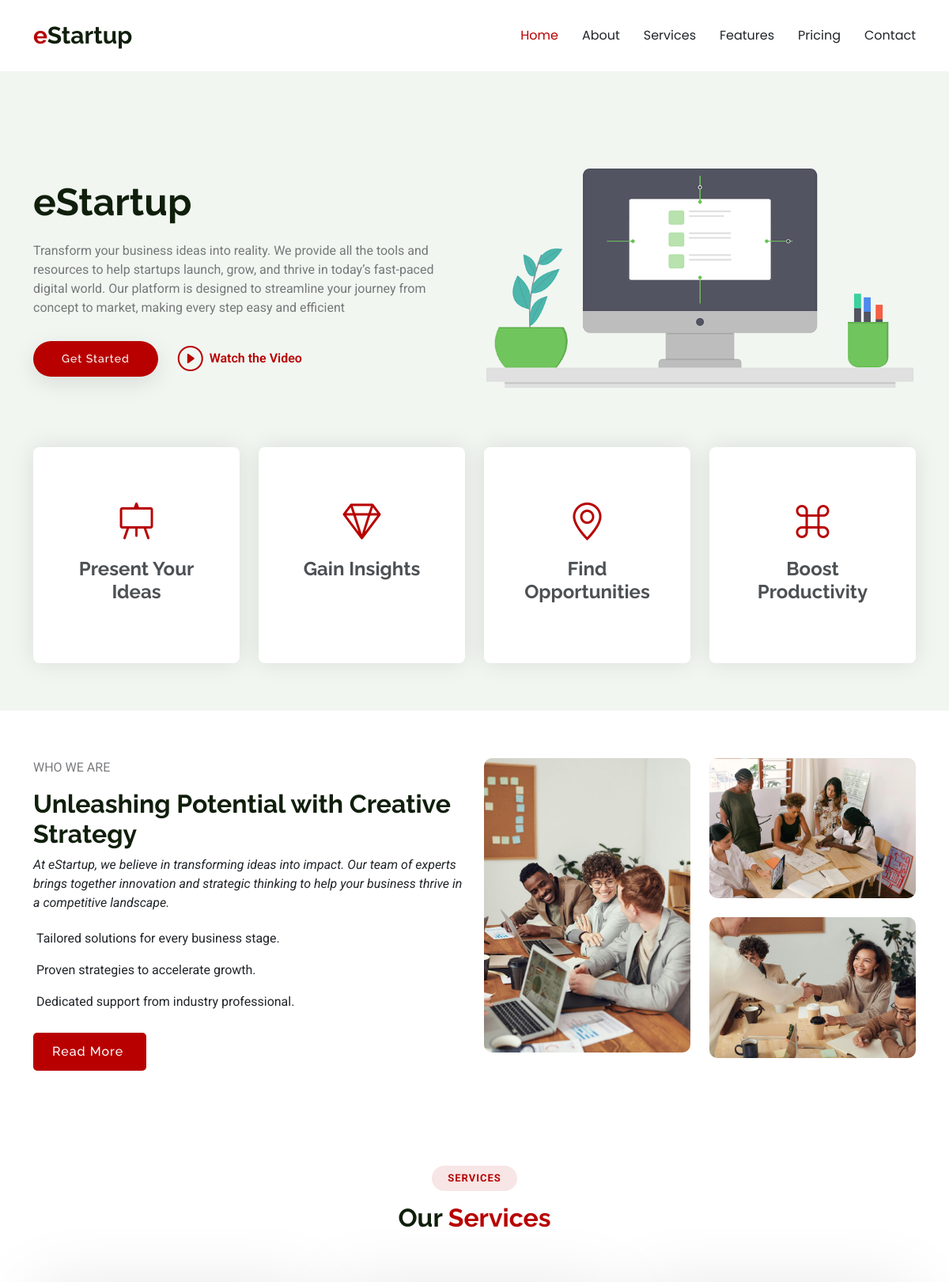
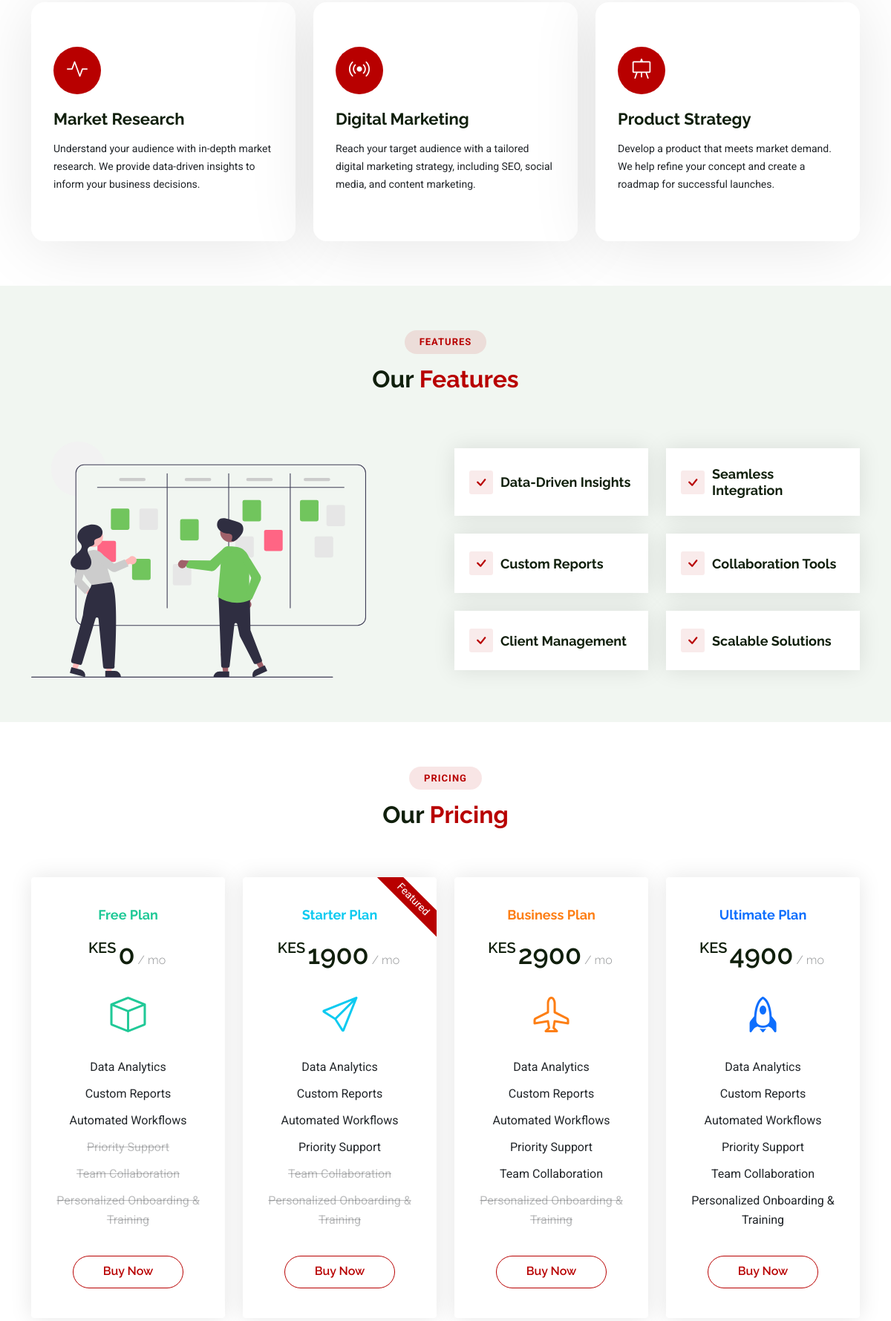
The page / (upper part) on the database its author committed (2 pictures, top to bottom).
### portfolio/models.py (models this page shows, shortened)
class HeroSection(models.Model):
    title = models.CharField(max_length=200, default="eStartup")
    description = models.TextField(
        default="Transform your business ideas into reality. We provide all the tools and resources to help startups launch, grow, and thrive in today’s fast-paced digital world. Our platform is designed to streamline your journey from concept to market, making every step easy and efficient"
    )
    get_started_button_text = models.CharField(max_length=50, default="Get Started")
    get_started_button_url = models.CharField(max_length=200, default="#about")
    video_button_text = models.CharField(max_length=50, default="Watch Video")
    video_url = models.URLField(default="https://www.youtube.com/watch?v=Y7f98aduVJ8")
    hero_image = models.ImageField(upload_to="hero/", null=True, blank=True)

class FeatureCard(models.Model):
    title = models.CharField(max_length=100)
    icon = models.CharField(max_length=50, help_text="Icon class or name")

class AboutSection(models.Model):
    section_label = models.CharField(max_length=50, default="WHO WE ARE")
    title = models.CharField(
        max_length=200, default="Unleashing Potential with Creative Strategy"
    )
    description = models.TextField(
        default="At eStartup, we believe in transforming ideas into impact. Our team of experts brings together innovation and strategic thinking to help your business thrive in a competitive landscape."
    )
    list_item1_icon = models.CharField(max_length=50, default="fa-check-circle")
    list_item1_text = models.CharField(
        max_length=200, default="Tailored solutions for every business stage."
    )
    list_item2_icon = models.CharField(max_length=50, default="fa-check-circle")
    list_item2_text = models.CharField(
        max_length=200, default="Proven strategies to accelerate growth."
    )
    list_item3_icon = models.CharField(max_length=50, default="fa-check-circle")
    list_item3_text = models.CharField(
        max_length=200, default="Dedicated support from industry professional."
    )
    button_text = models.CharField(max_length=50, default="Read More")
    button_url = models.CharField(max_length=200, blank=True)
    button_icon = models.CharField(max_length=50, default="fa-arrow-right")
    main_image = models.ImageField(upload_to="about/", help_text="Main large image")
    top_right_image = models.ImageField(
        upload_to="about/", help_text="Top right small image"
    )
    bottom_right_image = models.ImageField(
        upload_to="about/", help_text="Bottom right small image"
    )

class ServiceHeader(models.Model):
    label = models.CharField(max_length=50, default="Services")
    title1 = models.CharField(max_length=200, default="Our")
    title2 = models.CharField(max_length=200, default="Services")

class ServiceCard(models.Model):
    service_icon = models.CharField(max_length=50, default="fa-check-circle")
    service_title = models.CharField(max_length=200)
    service_description = models.TextField()

### portfolio/views.py (the view)
# urls.py: path("", views.index, name="index"),
def index(request):
    hero_section = HeroSection.objects.all()
    feature_cards = FeatureCard.objects.all()
    about_section = AboutSection.objects.all()
    service_header = ServiceHeader.objects.all()
    service_card = ServiceCard.objects.all()
    return render(
        request,
        "index.html",
        {
            "hero_section": hero_section,
            "feature_cards": feature_cards,
            "about_section": about_section,
            "service_header": service_header,
            "service_card": service_card,
        },
    )

### portfolio/templates/index.html (shortened to what this page needs)
{% extends "layout.html" %} {% load static %} {% block content %}
<body class="index-page">
  <header id="header" class="header d-flex align-items-center sticky-top">
    <div
      class="container-fluid container-xl position-relative d-flex align-items-center justify-content-between"
    >
      <a href="{% url 'index' %}" class="logo d-flex align-items-center">
        <h1 class="sitename"><span>e</span>Startup</h1>
      </a>
      <nav id="navmenu" class="navmenu">
        <ul>
          <li><a href="#hero" class="active">Home</a></li>
          <li><a href="#about">About</a></li>
          <li><a href="#services">Services</a></li>
          <li><a href="#features">Features</a></li>
          <li><a href="#pricing">Pricing</a></li>
          <li><a href="#contact">Contact</a></li>
        </ul>
      </nav>
    </div>
  </header>
  <main class="main">
    <section id="hero" class="hero section light-background">
      {% for hero_section in hero_section %}
      <div
        class="container position-relative"
        data-aos="fade-up"
        data-aos-delay="100"
      >
        <div class="row gy-5">
          <div
            class="col-lg-6 order-2 order-lg-1 d-flex flex-column justify-content-center"
          >
            <h2>{{ hero_section.title }}</h2>
            <p>{{ hero_section.description }}</p>
            <div class="d-flex">
              <a
                href="{{ hero_section.get_started_button_url }}"
                class="btn-get-started"
                >{{ hero_section.get_started_button_text }}</a
              >
              <a
                href="{{ hero_section.video_url }}"
                class="glightbox btn-watch-video d-flex align-items-center"
                ><i class="bi bi-play-circle"></i
                ><span>{{ hero_section.video_button_text }}</span></a
              >
            </div>
          </div>
          <div class="col-lg-6 order-1 order-lg-2">
            <img
              src="/media/{{ hero_section.hero_image }}"
              class="img-fluid"
              alt=""
            />
          </div>
        </div>
      </div>
      {% endfor %}
      <div
        class="icon-boxes position-relative"
        data-aos="fade-up"
        data-aos-delay="200"
      >
        <div class="container position-relative">
          <div class="row gy-4 mt-5">
            {% for card in feature_cards %}
            <div class="col-xl-3 col-md-6">
              <div class="icon-box">
                <div class="icon"><i class="{{ card.icon }}"></i></div>
                <h4 class="title">
                  <a href="" class="stretched-link">{{ card.title }}</a>
                </h4>
              </div>
            </div>
            {% endfor %}
          </div>
        </div>
      </div>
    </section>
    {% for about_section in about_section %}
    <section id="about" class="about section">
      <div class="container">
        <div class="row gy-4">
          <div class="col-lg-6 content" data-aos="fade-up" data-aos-delay="100">
            <p class="who-we-are">{{ about_section.section_label }}</p>
            <h3>{{ about_section.title }}</h3>
            <p class="fst-italic">{{ about_section.description }}</p>
            <ul>
              <li>
                <span>{{ about_section.list_item1_text }}</span>
              </li>
              <li>
                <span>{{ about_section.list_item2_text }}</span>
              </li>
              <li>
                <span>{{ about_section.list_item3_text }}</span>
              </li>
            </ul>
            <a href="{{ about_section.button_url }}" class="read-more"
              ><span>{{ about_section.button_text }}</span
              ></a>
          </div>
          <div
            class="col-lg-6 about-images"
            data-aos="fade-up"
            data-aos-delay="200"
          >
            <div class="row gy-4">
              <div class="col-lg-6">
                <img
                  src="/media/{{ about_section.main_image }}"
                  class="img-fluid"
                  alt=""
                />
              </div>
              <div class="col-lg-6">
                <div class="row gy-4">
                  <div class="col-lg-12">
                    <img
                      src="/media/{{ about_section.top_right_image }}"
                      class="img-fluid"
                      alt=""
                    />
                  </div>
                  <div class="col-lg-12">
                    <img
                      src="/media/{{ about_section.bottom_right_image }}"
                      class="img-fluid"
                      alt=""
                    />
                  </div>
                </div>
              </div>
            </div>
          </div>
        </div>
      </div>
    </section>
    {% endfor %}
    <section id="services" class="services section">
      {% for header in service_header %}
      <div class="container section-title" data-aos="fade-up">
        <h2>{{ header.label }}</h2>
        <div>
          <span>{{ header.title1 }}</span>
          <span class="description-title">{{ header.title2 }}</span>
        </div>
      </div>
      {% endfor %}
      <div class="container">
        <div class="row gy-4">
          {% for card in service_card %}
          <div
            class="col-lg-4 col-md-6"
            data-aos="fade-up"
            data-aos-delay="100"
          >
            <div class="service-item position-relative">
              <div class="icon">
                <i class="{{ card.service_icon }}"></i>
              </div>
              <a href="service-details.html" class="stretched-link">
                <h3>{{ card.service_title }}</h3>
              </a>
              <p>{{ card.service_description }}</p>
            </div>
          </div>
          {% endfor %}
        </div>
      </div>
    </section>
    <section id="features" class="features section light-background">
      <div class="container section-title" data-aos="fade-up">
        <h2>Features</h2>
        <div>
          <span>Our</span>
          <span class="description-title">Features</span>
        </div>
      </div>
      <div class="container">
        <div class="row gy-5 justify-content-between">
          <div class="col-xl-5" data-aos="zoom-out" data-aos-delay="100">
            <img
              src=" {% static 'assets/assets/img//template/eStartup/features.svg' %}"
              class="img-fluid"
              alt=""
            />
          </div>
          <div class="col-xl-6 d-flex">
            <div class="row align-self-center gy-4">
              <div class="col-md-6" data-aos="fade-up" data-aos-delay="200">
                <div class="feature-box d-flex align-items-center">
                  <i class="bi bi-check"></i>
                  <h3>Data-Driven Insights</h3>
                </div>
              </div>
              <div class="col-md-6" data-aos="fade-up" data-aos-delay="300">
                <div class="feature-box d-flex align-items-center">
                  <i class="bi bi-check"></i>
                  <h3>Seamless Integration</h3>
                </div>
              </div>
              <div class="col-md-6" data-aos="fade-up" data-aos-delay="400">
                <div class="feature-box d-flex align-items-center">
                  <i class="bi bi-check"></i>
                  <h3>Custom Reports</h3>
                </div>
              </div>
              <div class="col-md-6" data-aos="fade-up" data-aos-delay="500">
                <div class="feature-box d-flex align-items-center">
                  <i class="bi bi-check"></i>
                  <h3>Collaboration Tools</h3>
                </div>
              </div>
              <div class="col-md-6" data-aos="fade-up" data-aos-delay="600">
                <div class="feature-box d-flex align-items-center">
                  <i class="bi bi-check"></i>
                  <h3>Client Management</h3>
                </div>
              </div>
              <div class="col-md-6" data-aos="fade-up" data-aos-delay="700">
                <div class="feature-box d-flex align-items-center">
                  <i class="bi bi-check"></i>
                  <h3>Scalable Solutions</h3>
                </div>
              </div>
            </div>
          </div>
        </div>
      </div>
    </section>
    <section id="pricing" class="pricing section">
      <div class="container section-title" data-aos="fade-up">
        <h2>Pricing</h2>
        <div>
          <span>Our</span> <span class="description-title">Pricing</span>
        </div>
      </div>
      <div class="container">
        <div class="row gy-4">
          <div
            class="col-lg-3 col-md-6"
            data-aos="zoom-in"
            data-aos-delay="100"
          >
            <div class="pricing-tem">
              <h3 style="color: #20c997">Free Plan</h3>
              <div class="price"><sup>KES</sup>0<span> / mo</span></div>
              <div class="icon">
                <i class="bi bi-box" style="color: #20c997"></i>
              </div>
              <ul>
                <li>Data Analytics</li>
                <li>Custom Reports</li>
                <li>Automated Workflows</li>
                <li class="na">Priority Support</li>
                <li class="na">Team Collaboration</li>
                <li class="na">Personalized Onboarding & Training</li>
              </ul>
              <a href="#" class="btn-buy">Buy Now</a>
            </div>
          </div>
          <div
            class="col-lg-3 col-md-6"
            data-aos="zoom-in"
            data-aos-delay="200"
          >
            <div class="pricing-tem">
              <span class="featured">Featured</span>
              <h3 style="color: #0dcaf0">Starter Plan</h3>
              <div class="price"><sup>KES</sup>1900<span> / mo</span></div>
              <div class="icon">
                <i class="bi bi-send" style="color: #0dcaf0"></i>
              </div>
              <ul>
                <li>Data Analytics</li>
                <li>Custom Reports</li>
                <li>Automated Workflows</li>
                <li>Priority Support</li>
                <li class="na">Team Collaboration</li>
                <li class="na">Personalized Onboarding & Training</li>
              </ul>
              <a href="#" class="btn-buy">Buy Now</a>
            </div>
          </div>
          <div
            class="col-lg-3 col-md-6"
            data-aos="zoom-in"
            data-aos-delay="300"
          >
            <div class="pricing-tem">
              <h3 style="color: #fd7e14">Business Plan</h3>
              <div class="price"><sup>KES</sup>2900<span> / mo</span></div>
              <div class="icon">
                <i class="bi bi-airplane" style="color: #fd7e14"></i>
              </div>
              <ul>
                <li>Data Analytics</li>
                <li>Custom Reports</li>
                <li>Automated Workflows</li>
                <li>Priority Support</li>
                <li>Team Collaboration</li>
                <li class="na">Personalized Onboarding & Training</li>
              </ul>
              <a href="#" class="btn-buy">Buy Now</a>
            </div>
          </div>
          <div
            class="col-lg-3 col-md-6"
            data-aos="zoom-in"
            data-aos-delay="400"
          >
            <div class="pricing-tem">
              <h3 style="color: #0d6efd">Ultimate Plan</h3>
              <div class="price"><sup>KES</sup>4900<span> / mo</span></div>
              <div class="icon">
                <i class="bi bi-rocket" style="color: #0d6efd"></i>
              </div>
              <ul>
                <li>Data Analytics</li>
                <li>Custom Reports</li>
                <li>Automated Workflows</li>
                <li>Priority Support</li>
                <li>Team Collaboration</li>
                <li>Personalized Onboarding & Training</li>
              </ul>
              <a href="#" class="btn-buy">Buy Now</a>
            </div>
          </div>
        </div>
      </div>
    </section>
  </main>
</body>
{% endblock %}

### portfolio/templates/layout.html (shortened to what this page needs)
{% load static %}
<!doctype html>
<html lang="en">
  <head>
    <link
      href=" {% static 'assets/vendor/bootstrap/css/bootstrap.min.css' %}"
      rel="stylesheet"
    />
    <link
      href=" {% static 'assets/vendor/bootstrap-icons/bootstrap-icons.css' %}"
      rel="stylesheet"
    />
    <link href=" {% static 'assets/vendor/aos/aos.css' %}" rel="stylesheet" />
    <link
      href=" {% static 'assets/vendor/glightbox/css/glightbox.min.css' %}"
      rel="stylesheet"
    />
    <link href=" {% static 'assets/css/main.css' %}" rel="stylesheet" />
  </head>
  <body>
    {% block content %} {% endblock %}
  </body>
</html>

### rows shown on the page
HeroSection: title "eStartup", description "Transform your business ideas into reality. We provide all the tools and resources to help startups launch, grow, and thrive in today’s fast-paced digital world. Our platform is designed to streamline your journey from concept to market, making every step easy and efficient", get_started_button_text "Get Started", video_button_text "Watch the Video", hero_image (picture)
FeatureCard: title "Present Your Ideas"
FeatureCard: title "Gain Insights"
FeatureCard: title "Find Opportunities"
FeatureCard: title "Boost Productivity"
AboutSection: section_label "WHO WE ARE", title "Unleashing Potential with Creative Strategy", description "At eStartup, we believe in transforming ideas into impact. Our team of experts brings together innovation and strategic thinking to help your business thrive in a competitive landscape.", list_item1_text "Tailored solutions for every business stage.", list_item2_text "Proven strategies to accelerate growth.", list_item3_text "Dedicated support from industry professional.", button_text "Read More", main_image (picture), top_right_image (picture), bottom_right_image (picture)
ServiceHeader: label "SERVICES", title1 "Our", title2 "Services"
ServiceCard: service_title "Market Research", service_description "Understand your audience with in-depth market research. We provide data-driven insights to inform your business decisions."
ServiceCard: service_title "Digital Marketing", service_description "Reach your target audience with a tailored digital marketing strategy, including SEO, social media, and content marketing."
ServiceCard: service_title "Product Strategy", service_description "Develop a product that meets market demand. We help refine your concept and create a roadmap for successful launches."
